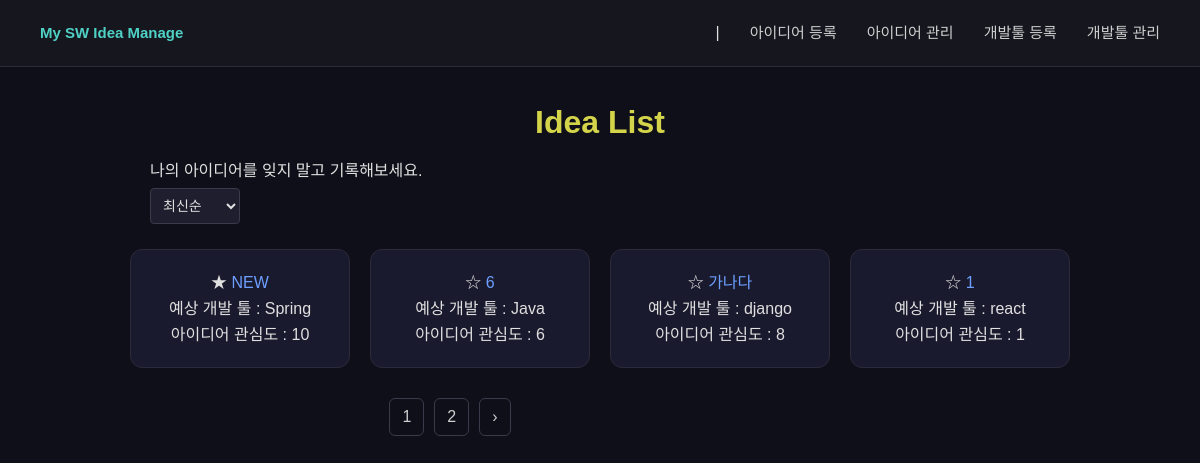
/ideas/, run on the app's committed database.
### IdeaSite/models.py (models this page shows, shortened)
class Idea(models.Model):
    title = models.CharField(max_length=100)
    image = models.ImageField(upload_to='images/', blank=True, null=True)
    content = models.TextField()
    interest = models.IntegerField(default=0)
    devtool = models.ForeignKey(DevTool, on_delete=models.CASCADE)
    created_at = models.DateTimeField(auto_now_add=True)
    def is_starred(self):
        return self.ideastar_set.exists()

class DevTool(models.Model):
    name = models.CharField(max_length=100)
    kind = models.CharField(max_length=100)
    content = models.TextField()

### IdeaSite/views.py (the view)
# urls.py: path('ideas/', views.idea_list, name='idea_list'),
def idea_list(request):
    sort = request.GET.get('sort', 'latest')
    if sort == 'name':
        ideas = Idea.objects.all().order_by('title')
    elif sort == 'oldest':
        ideas = Idea.objects.all().order_by('created_at')
    elif sort == 'star':
        ideas = Idea.objects.annotate(star_count=Count('ideastar')).order_by('-star_count')
    else:
        ideas = Idea.objects.all().order_by('-created_at')
    paginator = Paginator(ideas, 4)
    page_number = request.GET.get('page')
    page_obj = paginator.get_page(page_number)
    context = {'ideas': page_obj, 'sort': sort}
    return render(request, 'IdeaSite/idea_list.html', context)

### IdeaSite/templates/IdeaSite/idea_list.html (shortened to what this page needs)
{% extends 'IdeaSite/base.html' %}
{% block content %}
<h1>Idea List</h1>
<p>나의 아이디어를 잊지 말고 기록해보세요.</p>
<form method="GET">
    <select name="sort" onchange="this.form.submit()">
        <option value="latest" {% if sort == 'latest' %}selected{% endif %}>최신순</option>
    </select>
</form>
<div class="idea-list">
{% for idea in ideas %}
    <div class="idea-card">
        <p>
            {% if idea.is_starred %}★{% else %}☆{% endif %}
            <a href="{% url 'idea_detail' idea.id %}">{{ idea.title }}</a>
        </p>
        <p>예상 개발 툴 : {{ idea.devtool.name }}</p>
        <p>아이디어 관심도 : {{ idea.interest }}</p>
    </div>
{% endfor %}
</div>
<div class="pagination">
    {% for num in ideas.paginator.page_range %}
        <a href="?sort={{ sort }}&page={{ num }}">{{ num }}</a>
    {% endfor %}
    {% if ideas.has_next %}
        <a href="?sort={{ sort }}&page={{ ideas.next_page_number }}">›</a>
    {% endif %}
</div>
{% endblock %}

### static/style.css (style rules this page uses)
* { margin: 0; padding: 0; box-sizing: border-box; }
body { background-color: #0f0f1a; color: #e0e0e0; font-family: 'Malgun Gothic', sans-serif; line-height: 1.6; }
h1 { color: #d4d44a; text-align: center; margin: 30px 0 10px; }
body > form, body > div, body > p, body > a, body > h1, body > h3, body > img, body > hr, body > button { max-width: 900px; margin-left: auto; margin-right: auto; }
a { color: #6c9fff; text-decoration: none; }
input, textarea, select { background-color: #1e1e2e; border: 1px solid #3a3a4a; color: #e0e0e0; padding: 8px; border-radius: 4px; margin: 5px 0; font-size: 14px; }
.idea-list { display: flex; flex-wrap: wrap; justify-content: center; gap: 20px; max-width: 1000px; margin: 20px auto; }
.idea-card { background-color: #1a1a2e; border: 1px solid #2a2a3a; border-radius: 12px; padding: 20px; width: 220px; text-align: center; }
.pagination { display: flex; justify-content: center; gap: 10px; margin: 30px 0; }
.pagination a { color: #cfcfcf; padding: 5px 12px; border: 1px solid #3a3a4a; border-radius: 6px; }

### data on the page
Idea: title "NEW", devtool.name "Spring", interest "10"
Idea: title "6", devtool.name "Java", interest "6"
Idea: title "가나다", devtool.name "django", interest "8"
Idea: title "1", devtool.name "react", interest "1"

### other printed values
{{ num }} "1" "2"
